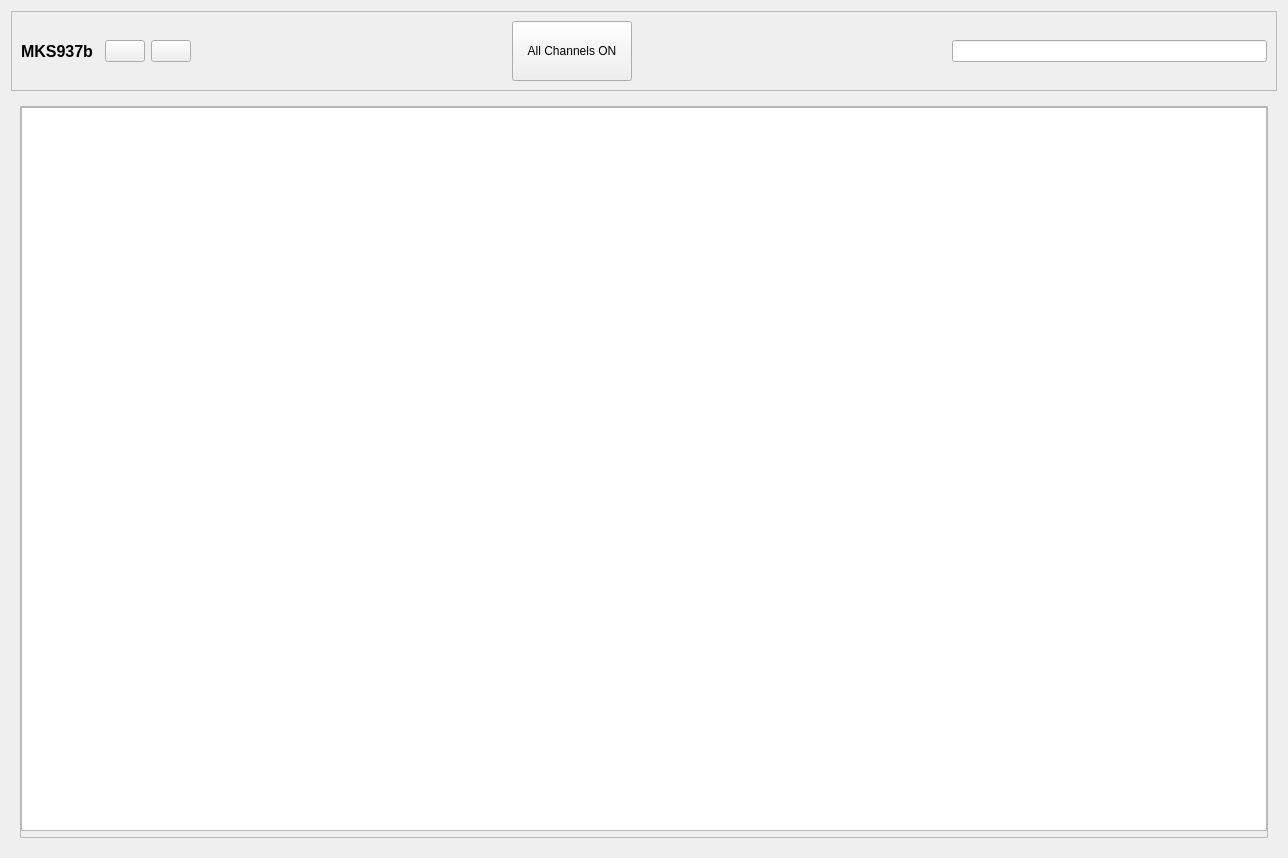
<?xml version="1.0" encoding="UTF-8"?>
<ui version="4.0">
 <class>Form</class>
 <widget class="QWidget" name="Form">
  <property name="geometry">
   <rect>
    <x>0</x>
    <y>0</y>
    <width>1288</width>
    <height>858</height>
   </rect>
  </property>
  <property name="windowTitle">
   <string>Form</string>
  </property>
  <layout class="QGridLayout" name="gridLayout_2">
   <item row="0" column="0">
    <widget class="QFrame" name="frame">
     <property name="frameShape">
      <enum>QFrame::StyledPanel</enum>
     </property>
     <property name="frameShadow">
      <enum>QFrame::Raised</enum>
     </property>
     <property name="lineWidth">
      <number>1</number>
     </property>
     <layout class="QGridLayout" name="gridLayout_11">
      <item row="0" column="17">
       <widget class="QLineEdit" name="tfFilter"/>
      </item>
      <item row="0" column="15">
       <widget class="QPushButton" name="btnAllHvOn">
        <property name="minimumSize">
         <size>
          <width>120</width>
          <height>60</height>
         </size>
        </property>
        <property name="toolTip">
         <string>&lt;html&gt;&lt;head/&gt;&lt;body&gt;&lt;p&gt;&lt;span style=&quot; font-size:14pt;&quot;&gt;Turn &lt;/span&gt;&lt;span style=&quot; font-size:14pt; font-weight:600; color:#aa0000;&quot;&gt;ON&lt;/span&gt;&lt;span style=&quot; font-size:14pt;&quot;&gt; all channels&lt;/span&gt;&lt;/p&gt;&lt;/body&gt;&lt;/html&gt;</string>
        </property>
        <property name="text">
         <string>All Channels ON</string>
        </property>
       </widget>
      </item>
      <item row="0" column="12">
       <widget class="PyDMPushButton" name="btnNavLeft">
        <property name="toolTip">
         <string/>
        </property>
        <property name="whatsThis">
         <string>
    Basic PushButton to send a fixed value.

    The PyDMPushButton is meant to hold a specific value, and send that value
    to a channel when it is clicked, much like the MessageButton does in EDM.
    The PyDMPushButton works in two different modes of operation, first, a
    fixed value can be given to the :attr:`.pressValue` attribute, whenever the
    button is clicked a signal containing this value will be sent to the
    connected channel. This is the default behavior of the button. However, if
    the :attr:`.relativeChange` is set to True, the fixed value will be added
    to the current value of the channel. This means that the button will
    increment a channel by a fixed amount with every click, a consistent
    relative move

    Parameters
    ----------
    parent : QObject, optional
        Parent of PyDMPushButton

    label : str, optional
        String to place on button

    icon : QIcon, optional
        An Icon to display on the PyDMPushButton

    pressValue : int, float, str
        Value to be sent when the button is clicked

    relative : bool, optional
        Choice to have the button perform a relative put, instead of always
        setting to an absolute value

    init_channel : str, optional
        ID of channel to manipulate

    </string>
        </property>
       </widget>
      </item>
      <item row="0" column="13">
       <widget class="PyDMPushButton" name="btnNavRight">
        <property name="toolTip">
         <string/>
        </property>
       </widget>
      </item>
      <item row="0" column="9">
       <widget class="QWidget" name="widget" native="true"/>
      </item>
      <item row="0" column="16">
       <spacer name="horizontalSpacer">
        <property name="orientation">
         <enum>Qt::Horizontal</enum>
        </property>
        <property name="sizeHint" stdset="0">
         <size>
          <width>40</width>
          <height>20</height>
         </size>
        </property>
       </spacer>
      </item>
      <item row="0" column="0">
       <widget class="QLabel" name="lbl_title">
        <property name="font">
         <font>
          <pointsize>12</pointsize>
          <weight>75</weight>
          <bold>true</bold>
         </font>
        </property>
        <property name="text">
         <string>MKS937b</string>
        </property>
        <property name="alignment">
         <set>Qt::AlignCenter</set>
        </property>
       </widget>
      </item>
      <item row="0" column="14">
       <spacer name="horizontalSpacer_2">
        <property name="orientation">
         <enum>Qt::Horizontal</enum>
        </property>
        <property name="sizeHint" stdset="0">
         <size>
          <width>40</width>
          <height>20</height>
         </size>
        </property>
       </spacer>
      </item>
     </layout>
    </widget>
   </item>
   <item row="1" column="0">
    <widget class="QWidget" name="widget_2" native="true">
     <layout class="QGridLayout" name="gridLayout">
      <item row="0" column="0">
       <widget class="QScrollArea" name="scrollArea">
        <property name="widgetResizable">
         <bool>true</bool>
        </property>
        <widget class="QWidget" name="scrollAreaWidgetContents">
         <property name="geometry">
          <rect>
           <x>0</x>
           <y>0</y>
           <width>1246</width>
           <height>726</height>
          </rect>
         </property>
         <layout class="QGridLayout" name="gridLayout_3">
          <property name="leftMargin">
           <number>0</number>
          </property>
          <property name="topMargin">
           <number>0</number>
          </property>
          <property name="rightMargin">
           <number>0</number>
          </property>
          <property name="bottomMargin">
           <number>0</number>
          </property>
          <item row="0" column="0">
           <widget class="QTableWidget" name="table"/>
          </item>
          <item row="1" column="0">
           <widget class="PyDMLogDisplay" name="PyDMLogDisplay">
            <property name="maximumSize">
             <size>
              <width>16777215</width>
              <height>250</height>
             </size>
            </property>
            <property name="toolTip">
             <string/>
            </property>
            <property name="logLevel" stdset="0">
             <enum>PyDMLogDisplay::INFO</enum>
            </property>
            <property name="logName" stdset="0">
             <string>MKS_Logger</string>
            </property>
           </widget>
          </item>
         </layout>
        </widget>
       </widget>
      </item>
     </layout>
    </widget>
   </item>
  </layout>
 </widget>
 <customwidgets>
  <customwidget>
   <class>PyDMLogDisplay</class>
   <extends>QWidget</extends>
   <header>pydm.widgets.logdisplay</header>
  </customwidget>
  <customwidget>
   <class>PyDMPushButton</class>
   <extends>QPushButton</extends>
   <header>pydm.widgets.pushbutton</header>
  </customwidget>
 </customwidgets>
 <resources>
  <include location="../../images/imgs.qrc"/>
 </resources>
 <connections/>
</ui>
